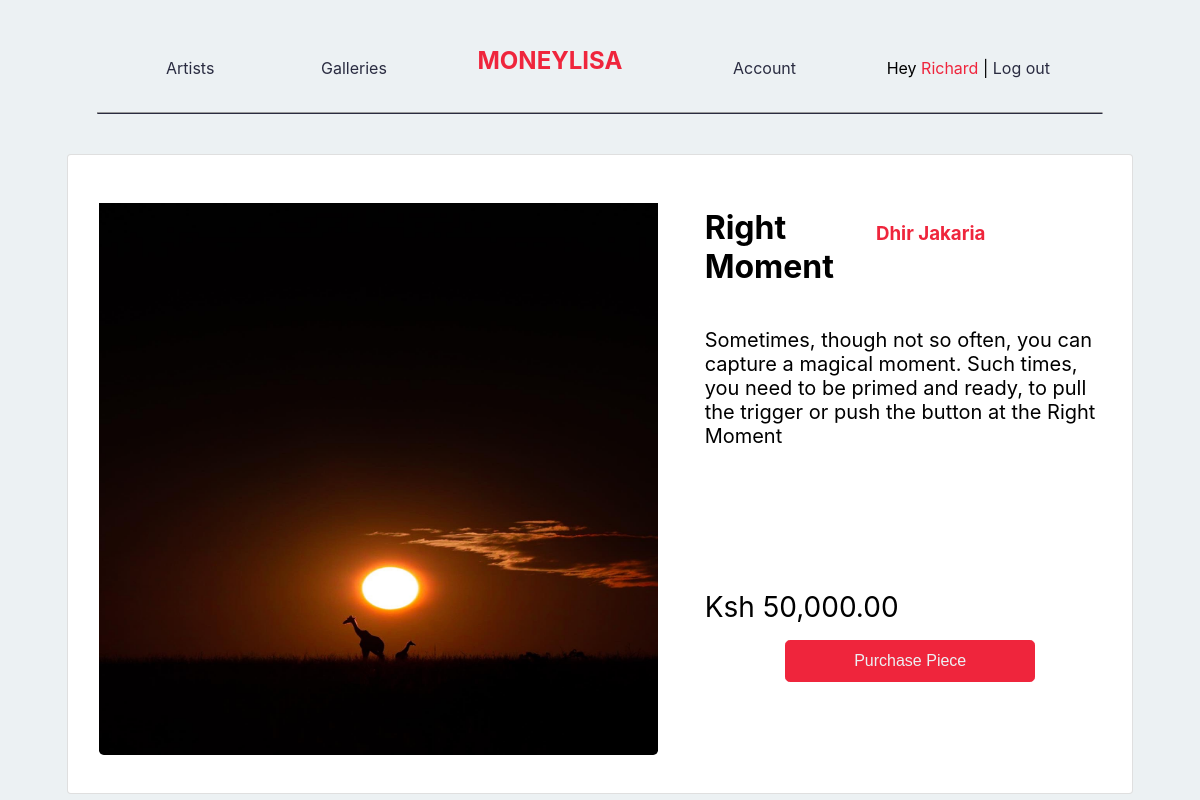
The app's page /art-piece-details.php?id=25 (signed in) with its own data.
### tables this page shows
CREATE TABLE `users` (
  `id` int(11) NOT NULL,
  `name` varchar(128) NOT NULL,
  `email` varchar(255) NOT NULL,
  `password_hash` varchar(255) NOT NULL,
  `isAdmin` varchar(20) DEFAULT 'no',
  `isArtist` varchar(20) DEFAULT 'no',
  `created_at` timestamp NOT NULL DEFAULT current_timestamp()
);

CREATE TABLE `art` (
  `id` int(11) NOT NULL,
  `artist_id` int(11) DEFAULT NULL,
  `artist_name` varchar(128) DEFAULT NULL,
  `title` varchar(128) NOT NULL,
  `story` longtext NOT NULL,
  `price` int(128) NOT NULL,
  `palletes` int(128) DEFAULT NULL,
  `img_path` varchar(255) NOT NULL,
  `created_at` timestamp NULL DEFAULT current_timestamp()
);

### art-piece-details.php (the view, shortened to what this page needs)
<?php
if (isset($_SESSION['user_id'])) {
    $mysqli = require __DIR__ . '/database.php';
    $sql = "SELECT * FROM users
            WHERE id = {$_SESSION['user_id']}";
    $result = $mysqli->query($sql);
    $user = $result->fetch_assoc();
} else {
    header('Location: home.php');
}
?>
<?php
$mysqli = require __DIR__ . '/database.php';
$fetch_stmt = "SELECT * FROM art WHERE id = {$_GET['id']}";
$result = $mysqli->query($fetch_stmt);
$piece = $result->fetch_assoc();
?>
<!DOCTYPE html>
<html lang='en'>
<head>
    <link rel='stylesheet' href='styles/main.css'>
    <link rel='stylesheet' href='styles/utility.css'>
    <link rel='stylesheet' href='https://cdn.jsdelivr.net/npm/bootstrap-icons@1.8.1/font/bootstrap-icons.css'>
</head>
<body>
    <?php if ($user['isAdmin'] == 'yes') { ?>
        <?php include __DIR__ . '/admin-navbar.php'; ?>
    <?php } else if ($user['isArtist'] == 'yes') { ?>
        <?php include __DIR__ . '/dashboard-navbar.php'; ?>
    <?php } else { ?>
        <?php include __DIR__ . '/navbar.php'; ?>
    <?php } ?>
    <main>
        <div class='container-flex'>
            <div class='card card-tall mt-6'>
                <div class='row'>
                    <div class='col-lg-7 col-md-8 col-sm-12'>
                        <center>
                            <img src='<?= $piece['img_path'] ?>' style='max-height: 90vh;' alt='<?= $piece['title'] ?>' class='card-img-lg pt-5'>
                        </center>
                    </div>
                    <div class='col-lg-5 col-md-4 col-sm-12 py-3'>
                        <div class='card-body'>
                            <div class='row'>
                                <div class='col-5 col-md-5 col-sm-12'>
                                    <h1 class=''><?= $piece['title'] ?></h1>
                                </div>
                                <div class='col-lg-6 col-md-6 col-sm-12'>
                                    <a target='_blank' href='artist-portfolio.php?id=<?= $piece['artist_id'] ?>' class='imperial-red'>
                                        <h3 class='pt-3'><?= $piece['artist_name'] ?></h3>
                                    </a>
                                </div>
                            </div>
                            <p class='card-text text-spacing fs-5'>
                                <?= $piece['story'] ?>
                            </p>
                            <span class='card-text fs-3'>Ksh <?= number_format($piece['price'], 2) ?></span>
                        </div>
                        <?php if ($user['isArtist'] == 'yes') : ?>
                            <center>
                                <a class='btn btn-lg btn-imperial btn-disabled disabled' href='artist-edit-piece.php?id=<?= $piece['id'] ?>'>
                                    Edit Piece
                                </a>
                                Coming Soon!
                            </center>
                        <?php else : ?>
                            <center>
                                <?php
                                $check_stmt = "SELECT * FROM art_orders
                                                WHERE piece_id = {$piece['id']}";
                                $result = $mysqli->query($check_stmt);
                                if ($result->num_rows > 0) {
                                    echo "Piece has been sold";
                                    echo "<br>";
                                    echo "<br>";
                                    echo "More by <a href='artist-portfolio.php?id={$piece['artist_id']}'>{$piece['artist_name']}</a>";
                                } else {
                                    echo "<a href='cart.php?id={$piece['id']}'>
                                            <button class='btn btn-lg btn-imperial'>
                                                Purchase Piece
                                            </button>
                                        </a>";
                                }
                                ?>
                            </center>
                        <?php endif; ?>
                    </div>
                </div>
            </div>
    </main>
</body>
</html>

### navbar.php (shortened to what this page needs)
<nav class='navbar sticky-top mobile-hide'>
    <div class='container-fluid'>
        <ul class='navbar-nav'>
            <li class='nav-item'>
                <a href='artists.php' class='nav-link'>Artists</a>
            </li>
        </ul>
        <ul class='navbar-nav'>
            <li class='nav-item'>
                <a href='galleries.php' class='nav-link'>Galleries</a>
            </li>
        </ul>
        <a href='home.php' class='nav-header mr-5'>
            MONEYLISA
        </a>
        <ul class='navbar-nav'>
            <li class='nav-item'>
                <?php if (isset($user)) : ?>
                    <a href='enthusiast-art-orders.php?id=<?= $_SESSION['user_id'] ?>' class='nav-link'>
                        Account
                    </a>
                <?php else : ?>
                    <a href='signin.php' class='nav-link'>
                        Account
                    </a>
                <?php endif; ?>
            </li>
        </ul>
        <ul class='navbar-nav'>
            <li class='nav-item'>
                <?php if (isset($user)) : ?>
                    <p>
                        Hey
                        <a href='enthusiast-art-orders.php?id=<?= $_SESSION['user_id'] ?>'>
                            <?= substr($user['name'], 0, strpos($user['name'], ' ')) ?>
                        </a>
                        |
                        <a href='logout.php' class='space-cadet'>Log out</a>
                    </p>
                <?php else : ?>
                    <div class='col-lg-12'>
                        <p><a href='signin.php'>Sign In</a> or <a href='signup.php'>Sign Up</a></p>
                    </div>
                <?php endif; ?>
            </li>
        </ul>
    </div>
    <hr class='mobile-hide hr' />
</nav>

### styles/main.css (style rules this page uses)
:root { --space-cadet: #2b2d42ff; --space-cadet-light: #2b2d42ff; --manatee: #8d99aeff; --cultured: #edf2f4ff; --imperial-red: #ef233cff; --imperial-red-light: #f25f5cff; --space-cadet: hsla(235, 21%, 21%, 1); --manatee: hsla(218, 17%, 62%, 1); --cultured: hsla(197, 24%, 94%, 1); --imperial-red: hsla(353, 86%, 54%, 1); --inter: -apple-system, BlinkMacSystemFont, 'Inter', 'Segoe UI', 'Roboto', 'Oxygen', 'Ubuntu', 'Cantarell', 'Fira Sans', 'Droid Sans', 'Helvetica Neue', sans-serif; }
.navbar { position: relative; display: flex; flex-wrap: wrap; align-items: center; justify-content: space-between; padding-top: 0.5rem; padding-bottom: 0.5rem; background-color: var(--cultured); }
.sticky-top { position: -webkit-sticky; position: sticky; top: 0; z-index: 1020; }
.navbar > .container, .navbar > .container-fluid, .navbar > .container-flex { display: flex; flex-wrap: inherit; align-items: center; justify-content: space-between; }
.navbar-nav { display: flex; flex-direction: column; padding-left: 0; margin-bottom: 0; list-style: none; }
.nav-link { display: block; padding: 0.5rem 1rem; color: var(--space-cadet); text-decoration: none; transition: color 0.15s ease-in-out, background-color 0.15s ease-in-out, border-color 0.15s ease-in-out, text-decoration 0.25s ease-in-out; }
body { font-family: var(--inter); background-color: var(--cultured); }
a { color: var(--imperial-red); text-decoration: none; }
.nav-header { font-size: 1.5rem; font-weight: 700; color: var(--imperial-red); text-decoration: none solid 5px var(--space-cadet); }
.space-cadet { color: var(--space-cadet); }
.imperial-red { color: var(--imperial-red); }
.hr { width: 85%; border-bottom: solid 1px var(--space-cadet); }
* { box-sizing: border-box; }
.container-fluid { padding-left: 30px; padding-right: 30px; padding-top: 10px; padding-bottom: 10px; margin-right: auto; margin-left: auto; }
.container-flex { width: 100%; padding-left: 10%; padding-right: 10%; margin: auto; }
.row { --gutter-x: 1.5rem; --gutter-x: 0; display: flex; flex-wrap: wrap; margin-top: calc(-1 * var(--gutter-y)); margin-right: calc(-0.5 * var(--gutter-x)); margin-left: calc(-0.5 * var(--gutter-x)); }
.row > * { flex-shrink: 0; width: 100%; max-width: 100%; padding-right: calc(var(--gutter-x) * 0.5); padding-left: calc(var(--gutter-x) * 0.5); margin-top: var(--gutter-y); }
.btn { display: inline-block; font-weight: 400; line-height: 1.5; color: #212529; text-align: center; text-decoration: none; vertical-align: middle; cursor: select; -webkit-user-select: none; -moz-user-select: none; user-select: none; background-color: transparent; border: 1px solid transparent; padding: 0.375rem 0.75rem; font-size: 1rem; border-radius: 0.25rem; transition: color 0.15s ease-in-out, background-color 0.15s ease-in-out, border-color 0.15s ease-in-out, box-shadow 0.15s ease-in-out; }
.btn-lg { line-height: 1.5; min-width: 250px; padding: 0.5rem 1rem; font-size: 1rem; border-radius: 0.3rem; }
.btn-imperial { display: inline-block; background-color: var(--imperial-red); border: 1px solid var(--imperial-red); text-align: center; color: var(--cultured); vertical-align: middle; margin: auto; }
.card { position: relative; display: flex; flex-direction: column; min-width: 0; word-wrap: break-word; background-color: #fff; background-clip: border-box; border: 1px solid rgba(0, 0, 0, 0.125); border-radius: 0.25rem; }
.card-tall { height: 80vh !important; }
.card-body { flex: 1 1 auto; padding: 1rem 1rem; }
.card-text:last-child { margin-bottom: 0; }
.card-img-lg { width: 90%; min-height: 65vh; max-height: 75vh !important; border-radius: 0.3rem; }
.text-spacing { height: calc(30vh + 2px); }

### records on screen
users: name "Richard"
art: img_path (picture), title "Right Moment", artist_name "Dhir Jakaria", story "Sometimes, though not so often, you can capture a magical moment. Such times, you need to be primed and ready, to pull the trigger or push the button at the Right Moment", price "50,000.00"
